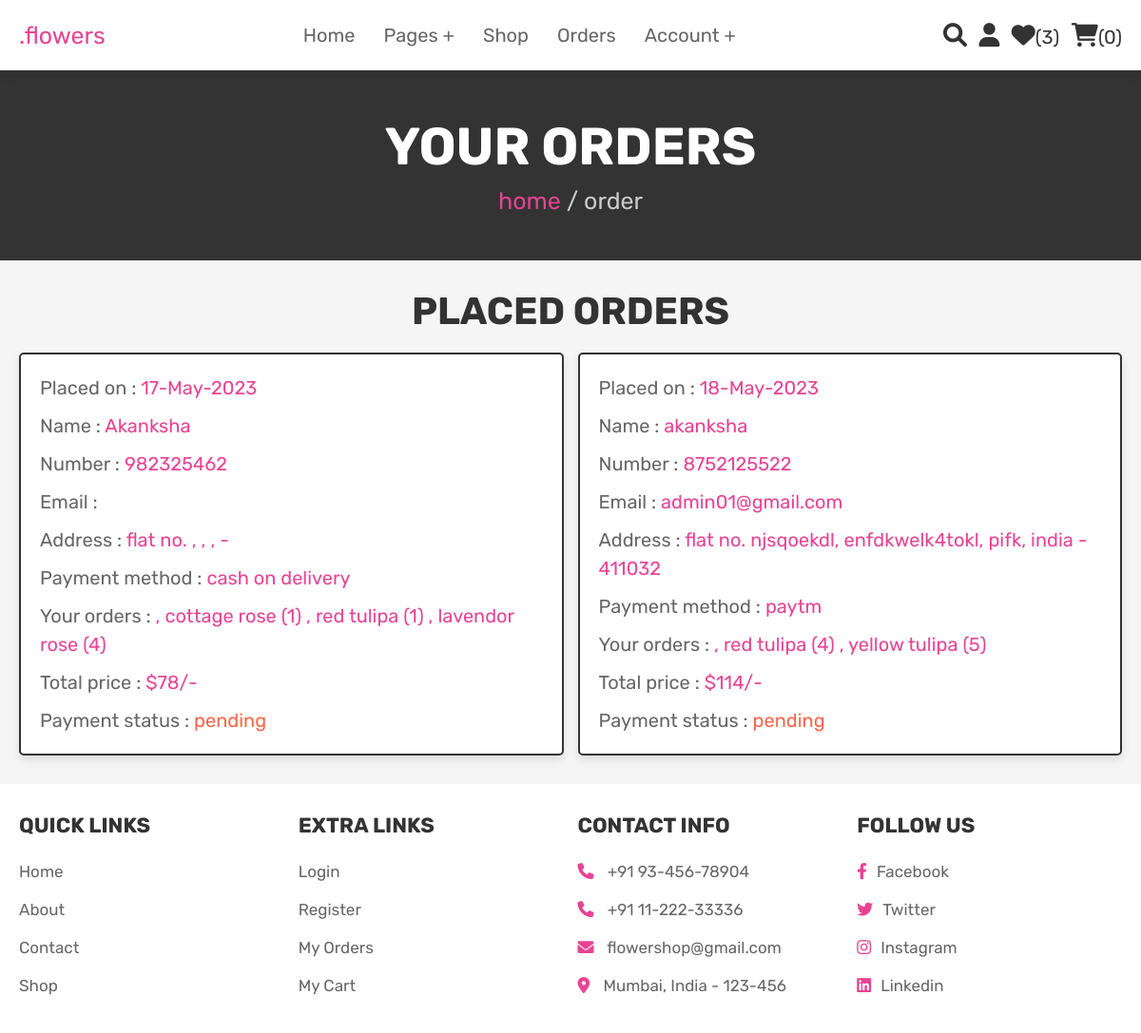
The page /orders.php (signed in) on the database its author committed.
### tables this page shows
CREATE TABLE `orders` (
  `id` int(100) NOT NULL,
  `user_id` int(100) NOT NULL,
  `name` varchar(100) NOT NULL,
  `number` varchar(12) NOT NULL,
  `email` varchar(100) NOT NULL,
  `method` varchar(50) NOT NULL,
  `address` varchar(500) NOT NULL,
  `total_products` varchar(1000) NOT NULL,
  `total_price` int(100) NOT NULL,
  `placed_on` varchar(50) NOT NULL,
  `payment_status` varchar(20) NOT NULL DEFAULT 'pending'
);

### orders.php (the view, shortened to what this page needs)
<?php
@include 'config.php';
$user_id = $_SESSION['user_id'];
?>
<!DOCTYPE html>
<html lang="en">
<head>
   <link rel="stylesheet" href="https://cdnjs.cloudflare.com/ajax/libs/font-awesome/6.0.0/css/all.min.css">
   <link rel="stylesheet" href="css/style.css">
</head>
<body>
<?php @include 'header.php'; ?>
<section class="heading">
    <h3>your orders</h3>
    <p> <a href="home.php">home</a> / order </p>
</section>
<section class="placed-orders">
    <h1 class="title">Placed orders</h1>
    <div class="box-container">
    <?php
        $select_orders = mysqli_query($conn, "SELECT * FROM `orders` WHERE user_id = '$user_id'") or die('query failed');
        if(mysqli_num_rows($select_orders) > 0){
            while($fetch_orders = mysqli_fetch_assoc($select_orders)){
    ?>
    <div class="box">
        <p> Placed on : <span><?php echo $fetch_orders['placed_on']; ?></span> </p>
        <p> Name : <span><?php echo $fetch_orders['name']; ?></span> </p>
        <p> Number : <span><?php echo $fetch_orders['number']; ?></span> </p>
        <p> Email : <span><?php echo $fetch_orders['email']; ?></span> </p>
        <p> Address : <span><?php echo $fetch_orders['address']; ?></span> </p>
        <p> Payment method : <span><?php echo $fetch_orders['method']; ?></span> </p>
        <p> Your orders : <span><?php echo $fetch_orders['total_products']; ?></span> </p>
        <p> Total price : <span>$<?php echo $fetch_orders['total_price']; ?>/-</span> </p>
        <p> Payment status : <span style="color:<?php if($fetch_orders['payment_status'] == 'pending'){echo 'tomato'; }else{echo 'green';} ?>"><?php echo $fetch_orders['payment_status']; ?></span> </p>
    </div>
    <?php
        }
    }else{
        echo '<p class="empty">no orders placed yet!</p>';
    }
    ?>
    </div>
</section>
<?php @include 'footer.php'; ?>
</body>
</html>

### css/style.css (style rules this page uses)
:root { --pink:#e84393; --red:#c0392b; --orange:#f39c12; --black:#333; --white:#fff; --light-color:#666; --light-white:#ccc; --light-bg:#f5f5f5; --border:.2rem solid var(--black); --box-shadow:0 .5rem 1rem rgba(0,0,0,.1); }
* { font-family: 'Rubik', sans-serif; margin:0; padding:0; box-sizing: border-box; outline: none; border:none; text-decoration: none; transition:all .2s linear; }
html { font-size: 62.5%; overflow-x: hidden; scroll-behavior: smooth; scroll-padding-top: 6.5rem; }
body { background: var(--light-bg); }
section { padding:3rem 2rem; }
.heading { display: flex; flex-flow: column; align-items: center; justify-content: center; gap:1rem; background-color: var(--black); text-align: center; min-height: 25vh; }
.heading h3 { font-size: 5.5rem; color:var(--white); text-transform: uppercase; }
.heading p { font-size: 2.5rem; color:var(--light-white); }
.heading p a { color:var(--pink); }
.title { text-align: center; margin-bottom: 2rem; color:var(--black); text-transform: uppercase; font-size: 4rem; }
.placed-orders .box-container { max-width: 1200px; margin:0 auto; display: flex; flex-wrap: wrap; gap:1.5rem; align-items: flex-start; }
.placed-orders .box-container .box { background-color: var(--white); padding:1rem 2rem; border:var(--border); box-shadow: var(--box-shadow); flex:1 1 40rem; border-radius: .5rem; }
.placed-orders .box-container .box p { margin: 1rem 0; font-size: 2rem; line-height: 1.5; color:var(--light-color); }
.placed-orders .box-container .box p span { color:var(--pink); }

### rows shown on the page
orders: placed_on "17-May-2023", name "Akanksha", number "982325462", address "flat no. , , , -", method "cash on delivery", total_products ", cottage rose (1) , red tulipa (1) , lavendor rose (4)", total_price "78", payment_status "pending"
orders: placed_on "18-May-2023", name "akanksha", number "8752125522", email "admin01@gmail.com", address "flat no. njsqoekdl, enfdkwelk4tokl, pifk, india - 411032", method "paytm", total_products ", red tulipa (4) , yellow tulipa (5)", total_price "114", payment_status "pending"

### other values the page prints
$wishlist_num_rows "3"
$cart_num_rows "0"
